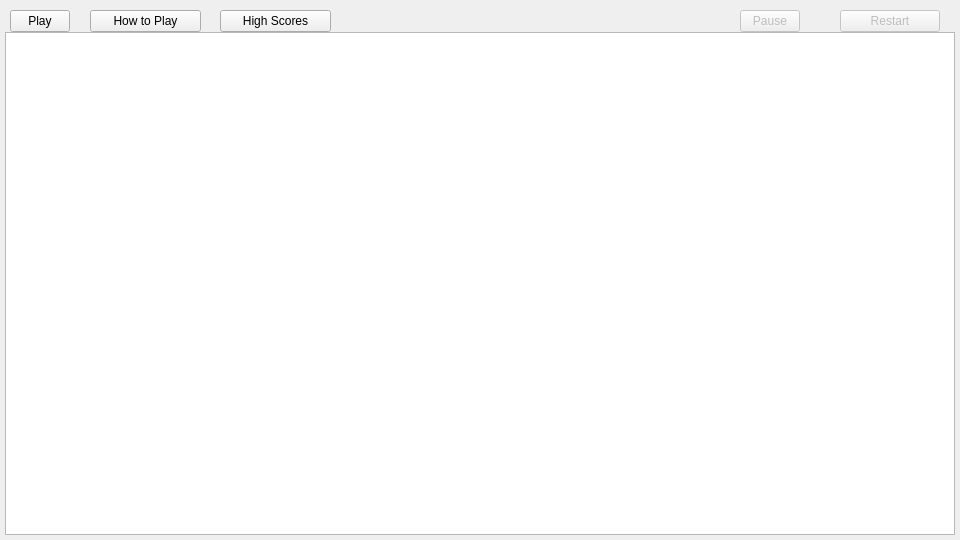
<?xml version="1.0" encoding="UTF-8"?>
<ui version="4.0">
 <class>MainWindow</class>
 <widget class="QMainWindow" name="MainWindow">
  <property name="geometry">
   <rect>
    <x>0</x>
    <y>0</y>
    <width>960</width>
    <height>540</height>
   </rect>
  </property>
  <property name="minimumSize">
   <size>
    <width>960</width>
    <height>540</height>
   </size>
  </property>
  <property name="maximumSize">
   <size>
    <width>960</width>
    <height>540</height>
   </size>
  </property>
  <property name="cursor">
   <cursorShape>ArrowCursor</cursorShape>
  </property>
  <property name="windowTitle">
   <string>Snake 2</string>
  </property>
  <widget class="QWidget" name="centralwidget">
   <property name="minimumSize">
    <size>
     <width>960</width>
     <height>540</height>
    </size>
   </property>
   <property name="maximumSize">
    <size>
     <width>960</width>
     <height>540</height>
    </size>
   </property>
   <widget class="QPushButton" name="playButton">
    <property name="geometry">
     <rect>
      <x>10</x>
      <y>10</y>
      <width>60</width>
      <height>22</height>
     </rect>
    </property>
    <property name="text">
     <string>Play</string>
    </property>
   </widget>
   <widget class="QGraphicsView" name="graphicsView">
    <property name="geometry">
     <rect>
      <x>5</x>
      <y>32</y>
      <width>950</width>
      <height>503</height>
     </rect>
    </property>
    <property name="minimumSize">
     <size>
      <width>950</width>
      <height>503</height>
     </size>
    </property>
    <property name="maximumSize">
     <size>
      <width>950</width>
      <height>503</height>
     </size>
    </property>
   </widget>
   <widget class="QPushButton" name="howButton">
    <property name="geometry">
     <rect>
      <x>90</x>
      <y>10</y>
      <width>111</width>
      <height>22</height>
     </rect>
    </property>
    <property name="text">
     <string>How to Play</string>
    </property>
   </widget>
   <widget class="QPushButton" name="scoresButton">
    <property name="geometry">
     <rect>
      <x>220</x>
      <y>10</y>
      <width>111</width>
      <height>22</height>
     </rect>
    </property>
    <property name="text">
     <string>High Scores</string>
    </property>
   </widget>
   <widget class="QPushButton" name="pauseButton">
    <property name="enabled">
     <bool>false</bool>
    </property>
    <property name="geometry">
     <rect>
      <x>740</x>
      <y>10</y>
      <width>60</width>
      <height>22</height>
     </rect>
    </property>
    <property name="text">
     <string>Pause</string>
    </property>
   </widget>
   <widget class="QPushButton" name="restartButton">
    <property name="enabled">
     <bool>false</bool>
    </property>
    <property name="geometry">
     <rect>
      <x>840</x>
      <y>10</y>
      <width>100</width>
      <height>22</height>
     </rect>
    </property>
    <property name="text">
     <string>Restart</string>
    </property>
   </widget>
  </widget>
 </widget>
 <resources/>
 <connections/>
</ui>
